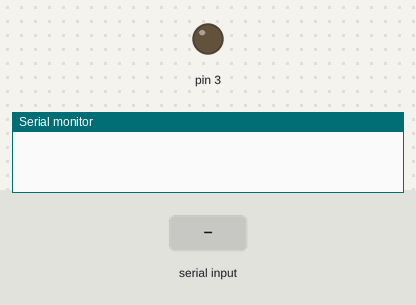
Bench run of a sketch on a simulated Arduino Uno, built with avr-gcc and run on an emulated ATmega328P. Parts: output pins drawn as LEDs (lit = HIGH), the last lines printed to the serial monitor. The test bench sets the inputs (shaded band).

Above: at 1.2 s.
1.3 s: "a" received over Serial
At 1.7 s:
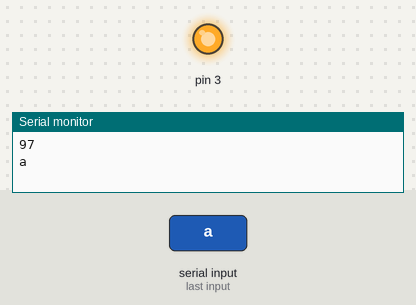
2.8 s: "1" received over Serial
At 4.1 s:
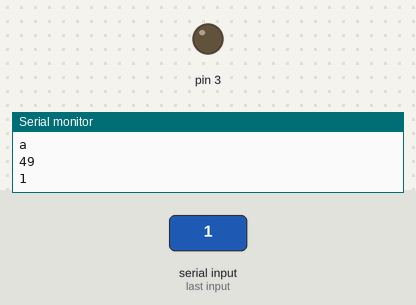
Timing chart, 0 to 5.8 s (numbered marks = the images above; inputs shaded):
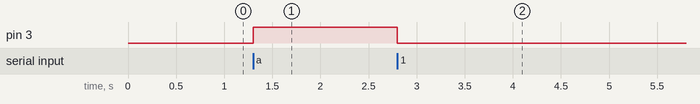

The sketch:

ch3_4_3_char_serial.ino
```cpp
void setup() {
  // put your setup code here, to run once:
  Serial.begin(9600);
  pinMode(3,OUTPUT);
}

void loop() {
  // put your main code here, to run repeatedly:
  if(Serial.available()){
    char data = Serial.read();
    if(data == 97) digitalWrite(3,HIGH);
    else digitalWrite(3,LOW);
    int data2 = data;
    Serial.println(data2);
    Serial.write(data2);
    Serial.println();
  }
}
```

Measured:
- after the input at 1.3 s, pin 3: LOW → HIGH at once
- after the input at 2.8 s, pin 3: HIGH → LOW at once
